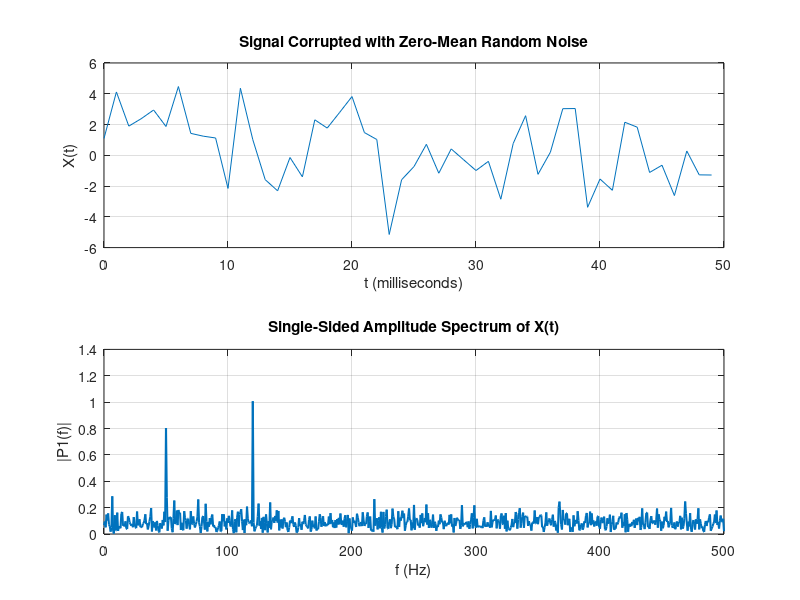

The MATLAB source for this figure:
% MATLAB Sample: Basic Signal Processing & FFT
% This script generates a noisy signal and extracts its frequency components.

clc; clear; close all;

% Sampling parameters
Fs = 1000;            % Sampling frequency (Hz)
T = 1/Fs;             % Sampling period
L = 1500;             % Length of signal
t = (0:L-1)*T;        % Time vector

% Form a signal containing two sinusoids (50 Hz and 120 Hz)
S = 0.7*sin(2*pi*50*t) + sin(2*pi*120*t);

% Corrupt the signal with zero-mean white noise
X = S + 2*randn(size(t));

% Compute the Fourier Transform
Y = fft(X);

% Compute the two-sided spectrum P2. Then compute the single-sided spectrum P1
P2 = abs(Y/L);
P1 = P2(1:L/2+1);
P1(2:end-1) = 2*P1(2:end-1);

% Define the frequency domain f
f = Fs*(0:(L/2))/L;

% Plot the results
figure;
subplot(2,1,1);
plot(1000*t(1:50), X(1:50));
title('Signal Corrupted with Zero-Mean Random Noise');
xlabel('t (milliseconds)');
ylabel('X(t)');
grid on;

subplot(2,1,2);
plot(f, P1, 'LineWidth', 1.5);
title('Single-Sided Amplitude Spectrum of X(t)');
xlabel('f (Hz)');
ylabel('|P1(f)|');
grid on;
